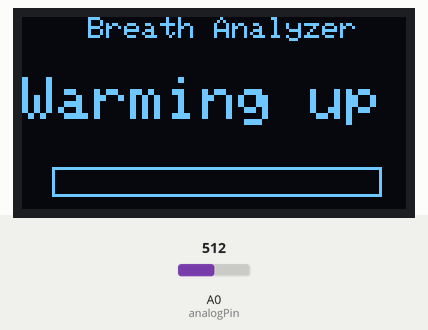
Simulated run of this sketch. Board: Arduino Uno, built with avr-gcc and run on an emulated ATmega328P. Parts: 128×64 one-colour display. The inputs (shaded band) are chosen by the test bench; at power-on: A0 (analogPin) = 512.

Above: at 0.2 s.
At 4.1 s:
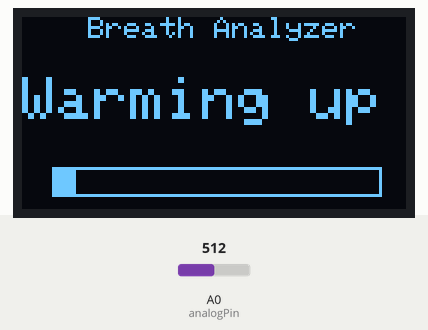
At 9.1 s:
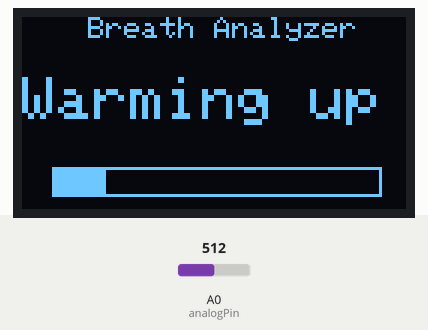
At 18.1 s:
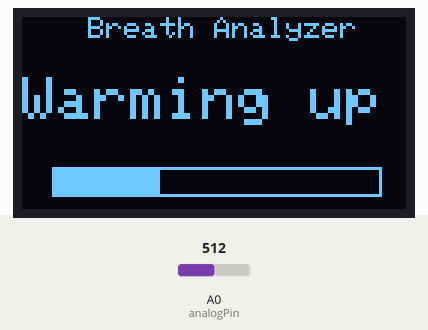
At 27.1 s:
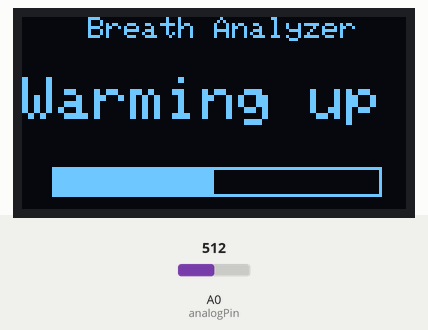
At 37.1 s:
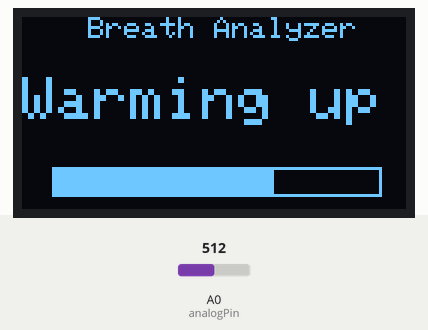

Measured:
- what the display in image 1 shows lasts 1.0 s, from 4.1 s to 5.1 s

The sketch:

breathlyser.ino
```cpp
#include <SPI.h>
#include <Wire.h>
#include <Adafruit_GFX.h>
#include <Adafruit_SSD1306.h>

#define OLED_RESET 4
int TIME_UNTIL_WARMUP = 50;  // in seconds
unsigned long time;


int analogPin = 0;
int val = 0;
Adafruit_SSD1306 display(OLED_RESET);


void setup()   {

 display.begin(SSD1306_SWITCHCAPVCC, 0x3C);
 display.clearDisplay();
}


void loop() {

  delay(100);

  val = readAlcohol();
  printTitle();
  printWarming();

  time = millis()/1000;

  if(time<=TIME_UNTIL_WARMUP)
  {
    time = map(time, 0, TIME_UNTIL_WARMUP, 0, 100);
    display.drawRect(10, 50, 110, 10, WHITE); //Empty Bar
    display.fillRect(10, 50, time,10,WHITE);
  }else
  {
     printTitle();
     printAlcohol(val);
     printAlcoholLevel(val);
  }
  display.display();

}


void printTitle()
{
  display.clearDisplay();
  display.setTextSize(1);
  display.setTextColor(WHITE);
  display.setCursor(22,0);
  display.println("Breath Analyzer");
}

void printWarming()
{
  display.setTextSize(2);
  display.setTextColor(WHITE);
  display.setCursor(0,20);
  display.println("Warming up");
}

void printAlcohol(int value)
{
  display.setTextSize(2);
  display.setTextColor(WHITE);
  display.setCursor(45,25);
  display.println(val);
}

void printAlcoholLevel(int value)
{
  display.setTextSize(1);
  display.setTextColor(WHITE);
  display.setCursor(10,55);

  if(value<500)
  {
      display.println("You are sober.");
  }
 if (value>=500 && value<600)
  {
      display.println("You had a beer.");
  }
  /*if (value>=280 && value<350)
  {
      display.println("Two or more beers.");
  }
  if (value>=350 && value <450)
  {
      display.println("I smell Oyzo!");
  }*/
  else
  {
     display.println("You are drunk!");
  }
 }

 int readAlcohol()
 {
  int val = 0;
  int val1;
  int val2;
  int val3;


  display.clearDisplay();
  val1 = analogRead(analogPin);
  delay(10);
  val2 = analogRead(analogPin);
  delay(10);
  val3 = analogRead(analogPin);

  val = (val1+val2+val3)/3;
  return val;
 }
```
